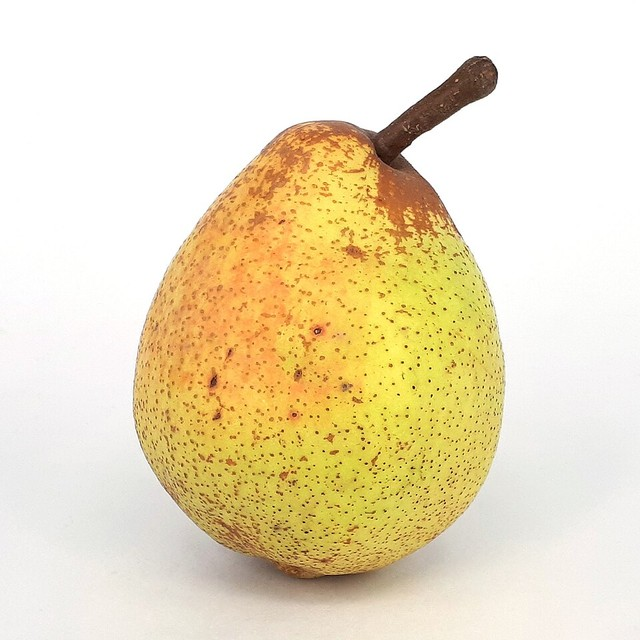
#> input picture sara-godot/modules/sara-base-modules/base/magnetic/tests/fixtures/pear.jpg, 640 x 640 px
$ python make_pear_mask.py
#> lines starting #> are read from the running program, lines starting #| are printed output that depends on the picture; after the words box and inside, x2 and y2 are one past the last pixel; in counts of white or black regions, pixels touching at a corner belong together
#!/usr/bin/env python3
"""Make `pear_mask.png`, the shape of the pear in `pear.jpg`, for the
Magnetic Lasso's suite.

    cd sara-godot/modules/sara-base-modules/base/magnetic/tests/fixtures
    python make_pear_mask.py

The ground is a white card, so the pear is every pixel with more Oklab chroma
than 0.06, and the stem, a dark brown nearer grey, every pixel darker than an
Oklab lightness of 0.6 above row 250. Below that row the dark is the pear's
contact shadow, which is no part of it. One opening takes the card's speckle
off, the largest region is kept and its holes filled. The outline it gives
was read by eye over the photograph, the stem and the base above all.
"""

from pathlib import Path

import numpy as np
from PIL import Image
from scipy import ndimage

HERE = Path(__file__).resolve().parent
CHROMA = 0.06
DARK = 0.6
STEM_ROWS = 250

TO_LMS = np.array(
    [
        [0.4122214708, 0.5363325363, 0.0514459929],
        [0.2119034982, 0.6806995451, 0.1073969566],
        [0.0883024619, 0.2817188376, 0.6299787005],
    ]
)
TO_LAB = np.array(
    [
        [0.2104542553, 0.7936177850, -0.0040720468],
        [1.9779984951, -2.4285922050, 0.4505937099],
        [0.0259040371, 0.7827717662, -0.8086757660],
    ]
)


def main() -> None:
    rgb = np.asarray(Image.open(HERE / "pear.jpg").convert("RGB")).astype(np.float64) / 255.0
    linear = np.where(rgb <= 0.04045, rgb / 12.92, ((rgb + 0.055) / 1.055) ** 2.4)
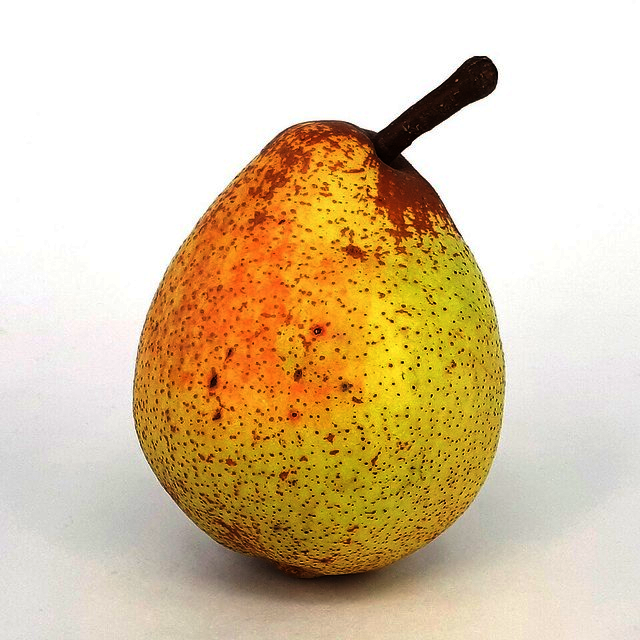
#> linear: shape (640, 640, 3) float64; mean R, G, B 0.864, 0.777, 0.636
    lab = np.cbrt(linear @ TO_LMS.T) @ TO_LAB.T
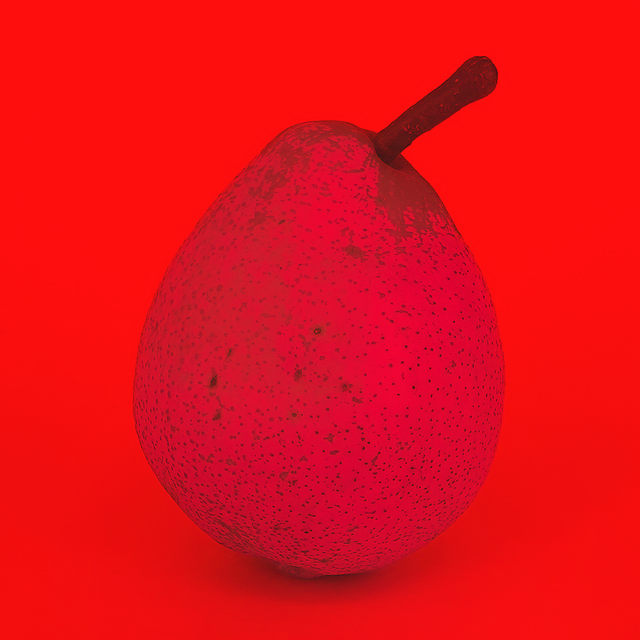
#> lab: shape (640, 640, 3) float64; mean R, G, B 0.908, 0.00258, 0.0419; drawn with min black and max white
    chroma = np.hypot(lab[..., 1], lab[..., 2])
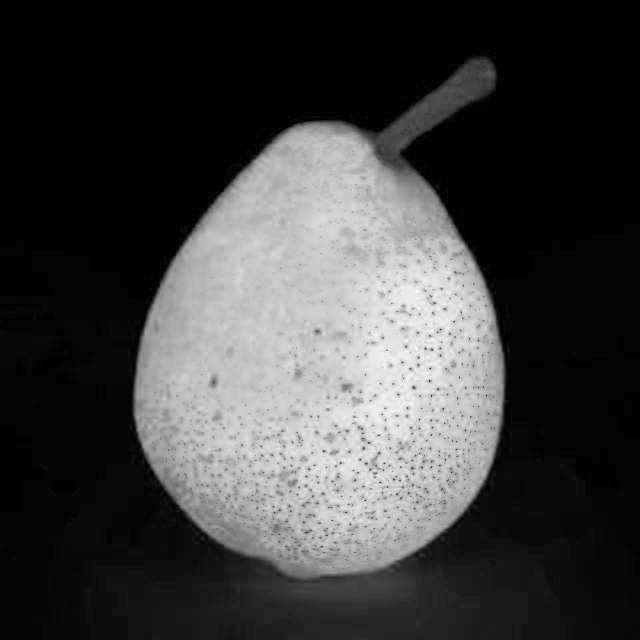
#> chroma: shape (640, 640) float64; min 3.05e-08, max 0.177, mean 0.0438; drawn with min black and max white
    rows = np.arange(rgb.shape[0])[:, None] * np.ones((1, rgb.shape[1]))
    mask = (chroma > CHROMA) | ((lab[..., 0] < DARK) & (rows < STEM_ROWS))
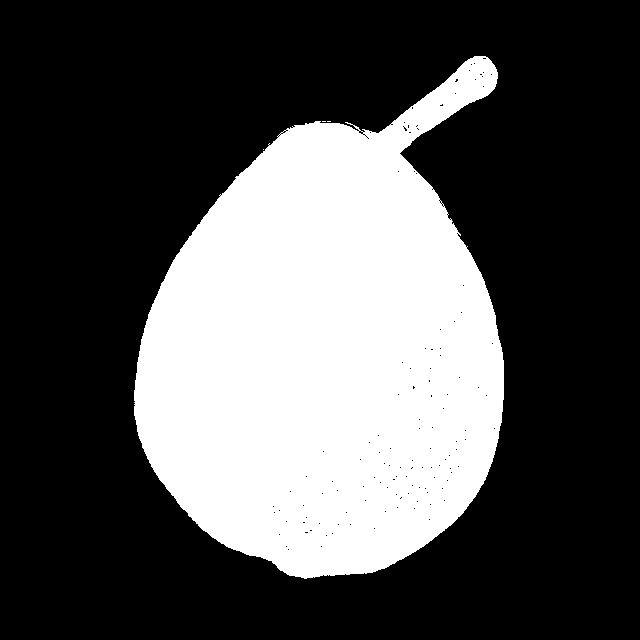
#> mask: shape (640, 640) bool; 31.8% white; 4 white regions (3 under 20 px), largest, box (x1, y1, x2, y2) and area: (134, 56, 504, 579) 130326
    mask = ndimage.binary_opening(mask, iterations=1)
#> mask: shape (640, 640) bool; 31.8% white; 2 white regions (1 under 20 px), largest, box (x1, y1, x2, y2) and area: (134, 56, 504, 579) 130229
    labels, count = ndimage.label(mask)
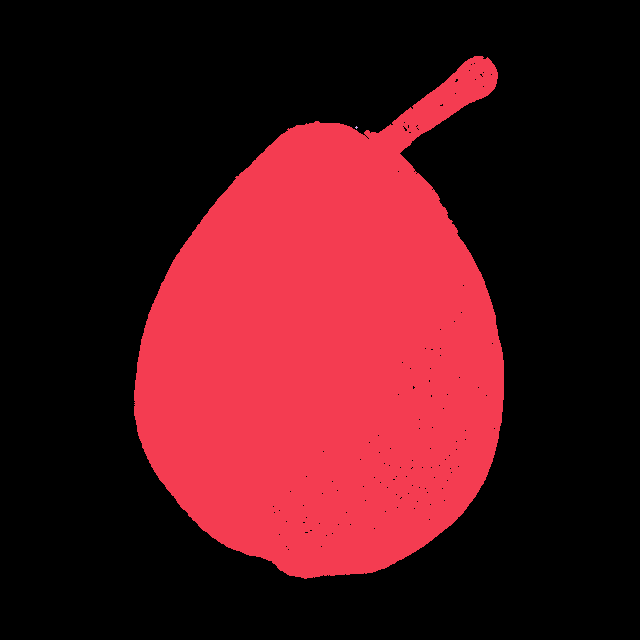
#> labels: shape (640, 640) int32; 3 distinct labels, from 0 to 2; one colour per label, 0 black
#> count = 2
    sizes = ndimage.sum(mask, labels, range(1, count + 1))
#> sizes = [130229, 5]
    mask = ndimage.binary_fill_holes(labels == 1 + int(np.argmax(sizes)))
#> mask: shape (640, 640) bool; 31.8% white; 1 white region, box (x1, y1, x2, y2) and area: (134, 56, 504, 579) 130389
    Image.fromarray((mask * 255).astype(np.uint8)).save(HERE / "pear_mask.png")


if __name__ == "__main__":
    main()
